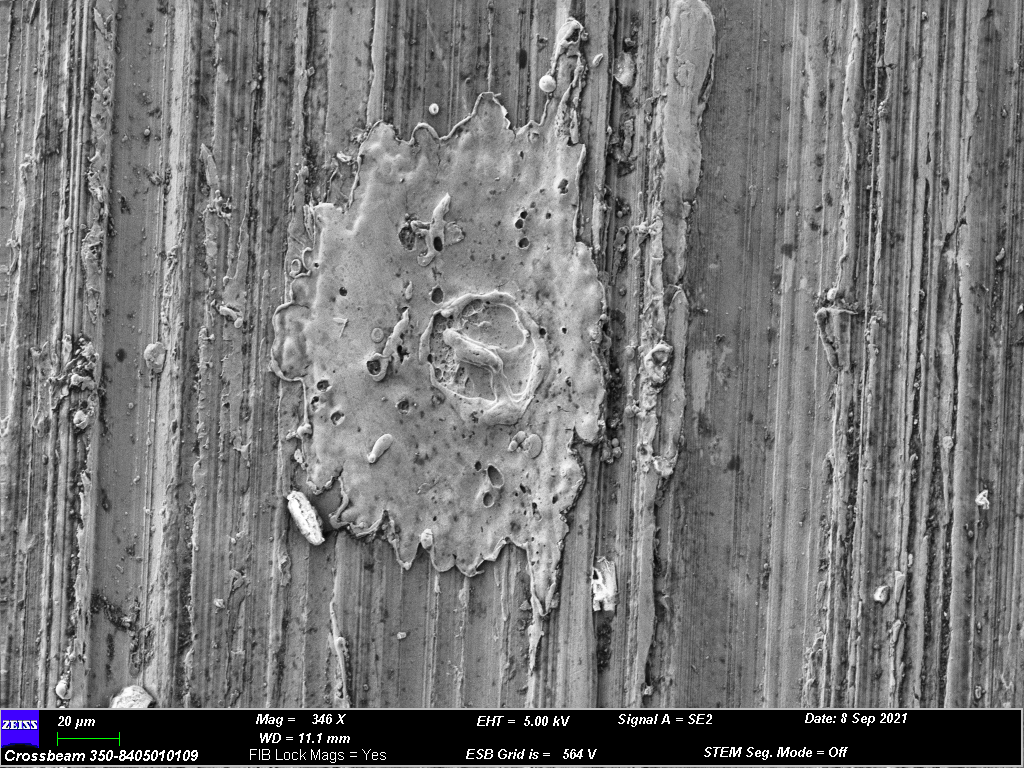
#> input picture images/210908 10 H273.tif, 1024 x 768 px
$ python thresholding2.py
#> lines starting #> are read from the running program, lines starting #| are printed output that depends on the picture; after the words box and inside, x2 and y2 are one past the last pixel; in counts of white or black regions, pixels touching at a corner belong together
import cv2
import matplotlib.pyplot as plt
import numpy as np
import argparse

# construct the argument parser and parse the arguments
ap = argparse.ArgumentParser()
ap.add_argument("-i", "--image", default="images/210908 10 H273.tif",
	help="path to input image")
args = vars(ap.parse_args())

# Reading
img = cv2.imread(args["image"])
#> img is the input picture: shape (768, 1024, 3); mean B, G, R 118.3, 118, 118
rows, cols, ch = img.shape
plt.title('Original Image')
plt.imshow(img)
plt.show()

# Cropping
img = img[0:rows-70, 0:cols]
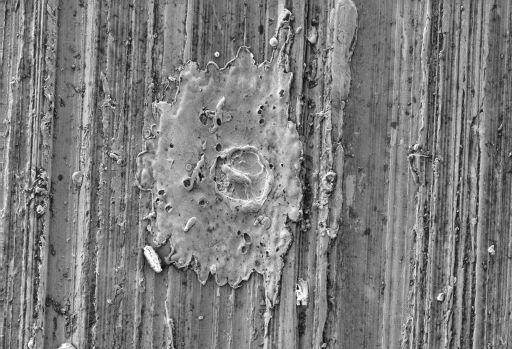
#> img: shape (698, 1024, 3) (shown at 1/2 size); min 3, max 255, mean 125.2
plt.title('Cropped Image')
plt.imshow(img)
plt.show()

# Convert the image to gray-scale
img = cv2.cvtColor(img, cv2.COLOR_BGR2GRAY)
#> img: shape (698, 1024)
plt.title('Gray Image')
plt.imshow(img, cmap='gray')
#plt.savefig('images/GrayImage.png')
plt.show()

ret, thresh_hold = cv2.threshold(img,100,255,cv2.THRESH_BINARY+cv2.THRESH_OTSU)
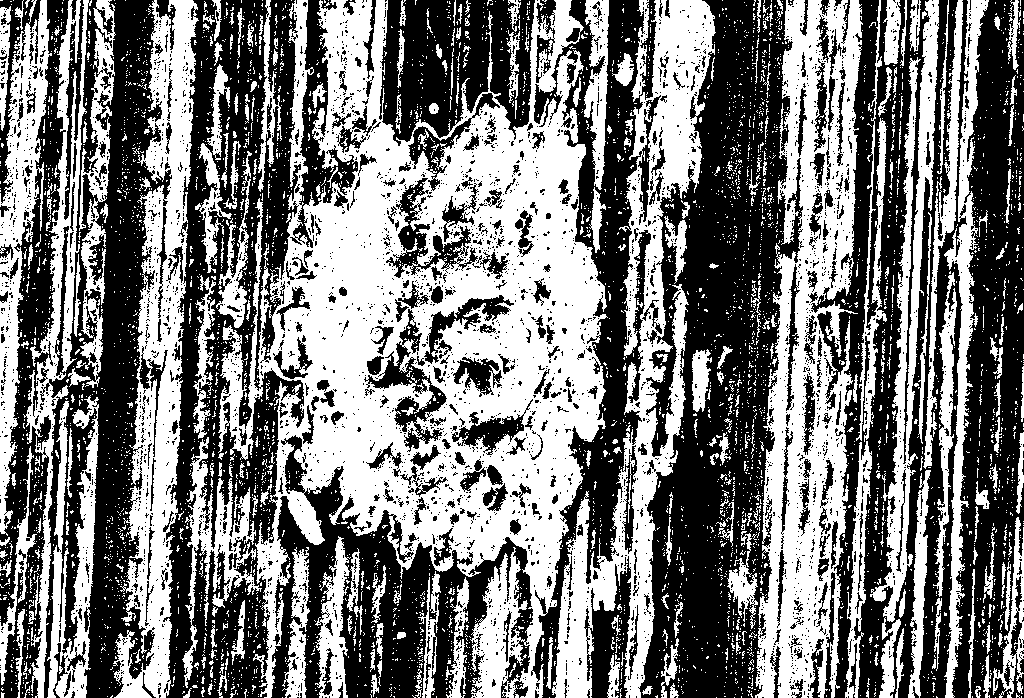
#> thresh_hold: shape (698, 1024); 47.7% white; 4928 white regions (4628 under 20 px), largest, box (x1, y1, x2, y2) and area: (218, 0, 608, 698) 122206, (755, 0, 863, 698) 39332, (552, 0, 716, 698) 29350
#> ret = 125
plt.title('Edge Image (binary thresh)')
plt.imshow(thresh_hold, cmap='gray')
#plt.savefig('images/GrayImage.png')
plt.show()

ret, thresh_hold1 = cv2.threshold(img,100,255,cv2.THRESH_BINARY_INV)
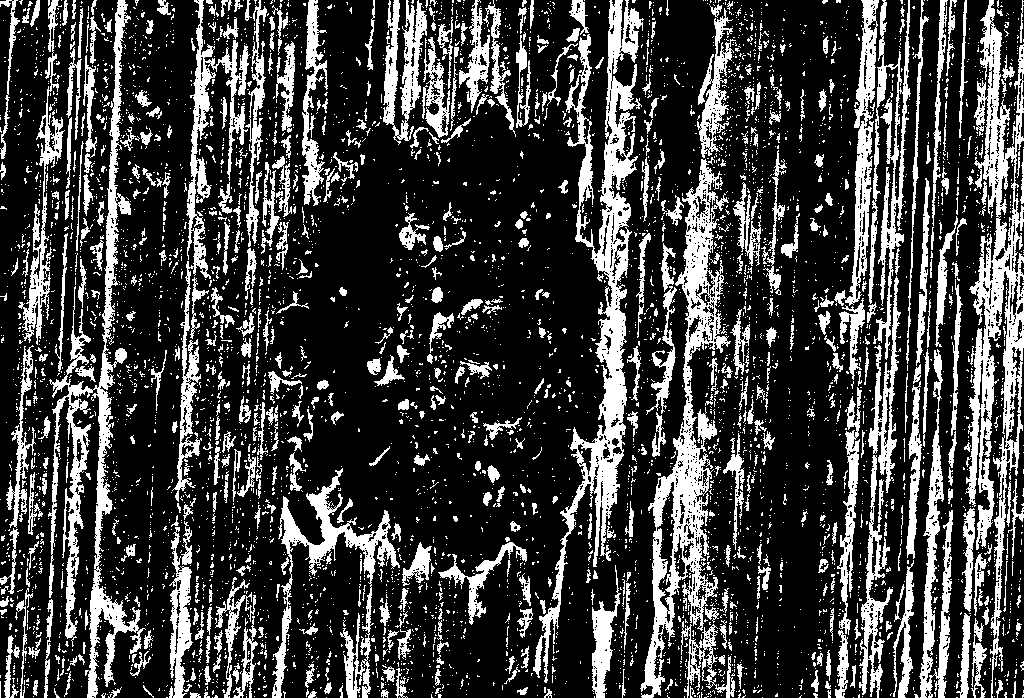
#> thresh_hold1: shape (698, 1024); 24.9% white; 5400 white regions (4753 under 20 px), largest, box (x1, y1, x2, y2) and area: (533, 0, 644, 683) 14364, (965, 0, 1024, 698) 13480, (640, 159, 731, 698) 11997
plt.title('Edge Image (binary inv. thresh)')
plt.imshow(thresh_hold1, cmap='gray')
#plt.savefig('images/GrayImage.png')
plt.show()

ret, thresh_hold2 = cv2.threshold(img,100,255,cv2.THRESH_TOZERO)
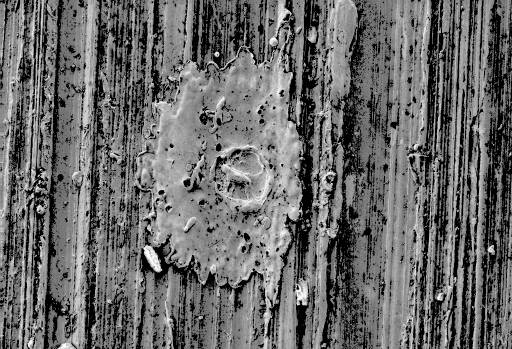
#> thresh_hold2: shape (698, 1024) (shown at 1/2 size); min 0, max 255, mean 106.1
plt.title('Edge Image (to zero thresh)')
plt.imshow(thresh_hold2, cmap='gray')
#plt.savefig('images/GrayImage.png')
plt.show()

ret, thresh_hold3 = cv2.threshold(img,100,255,cv2.THRESH_TOZERO_INV)
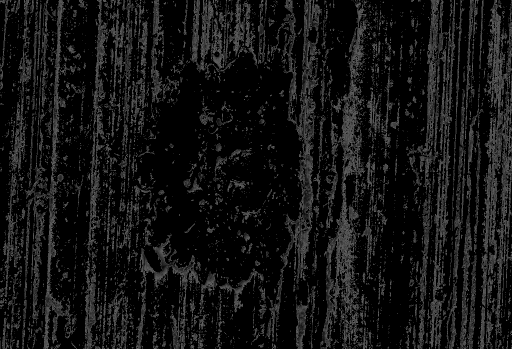
#> thresh_hold3: shape (698, 1024) (shown at 1/2 size); min 0, max 100, mean 19.2
plt.title('Edge Image (to zero inv. thresh)')
plt.imshow(thresh_hold3, cmap='gray')
#plt.savefig('images/GrayImage.png')
plt.show()

ret, thresh_hold4 = cv2.threshold(img,100,255,cv2.THRESH_TRUNC)
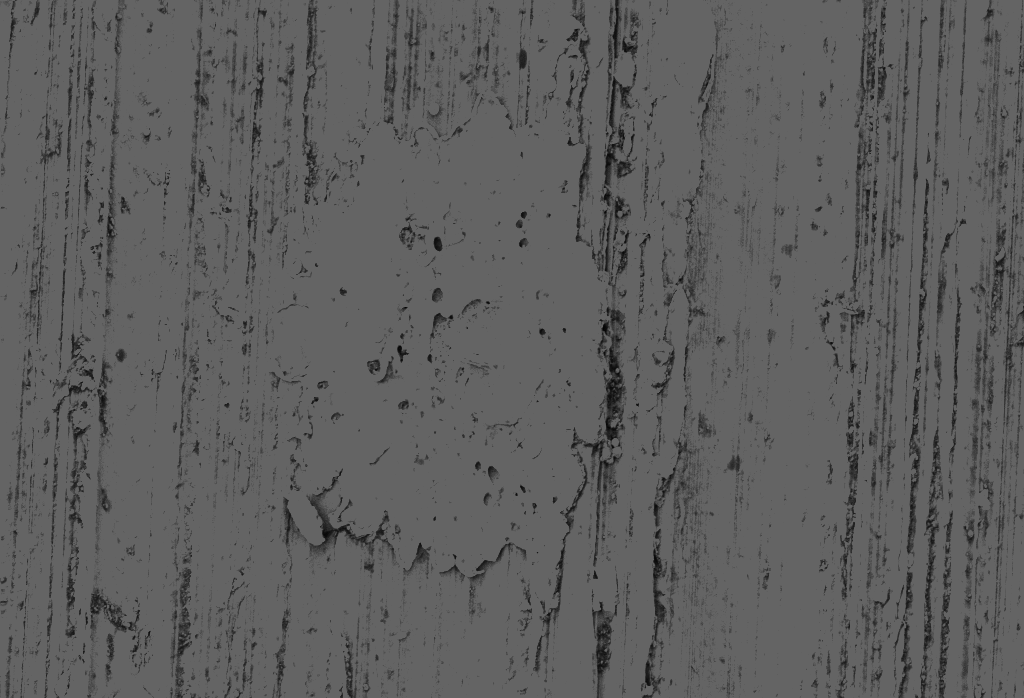
#> thresh_hold4: shape (698, 1024); min 3, max 100, mean 94.3
plt.title('Edge Image (trunc. thresh)')
plt.imshow(thresh_hold4, cmap='gray')
#plt.savefig('images/GrayImage.png')
plt.show()

ret, thresh_hold5 = cv2.threshold(img,100,255,cv2.THRESH_OTSU)
plt.title('Edge Image (Otsu thresh)')
plt.imshow(thresh_hold5, cmap='gray')
#plt.savefig('images/GrayImage.png')
plt.show()

blur = cv2.GaussianBlur(img,(1,1),0)
ret, thresh_hold = cv2.threshold(blur,100,255,cv2.THRESH_BINARY+cv2.THRESH_OTSU)
plt.title('Edge Image (binary thresh)')
plt.imshow(thresh_hold, cmap='gray')
#plt.savefig('images/GrayImage.png')
plt.show()

#thresh_hold = cv2.resize(thresh_hold, (960, 540))
#cv2.imshow('Binary Threshold Image', thresh_hold)

$ run again, with images/210908 10 H262.tif copied over images/210908 10 H273.tif
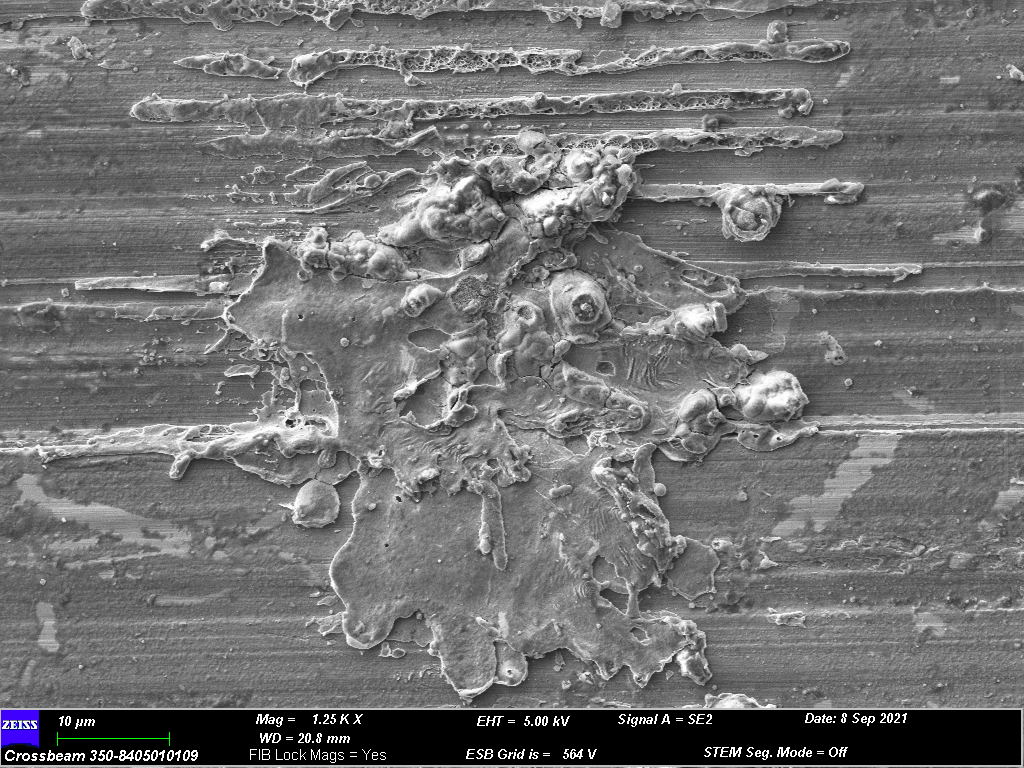
#> input picture images/210908 10 H262.tif, 1024 x 768 px
#> img is the input picture: shape (768, 1024, 3); mean B, G, R 114.2, 113.9, 114
#> `ret, thresh_hold = cv2.threshold(img,100,255,cv2.THRESH_BINARY+cv2.THR..`:
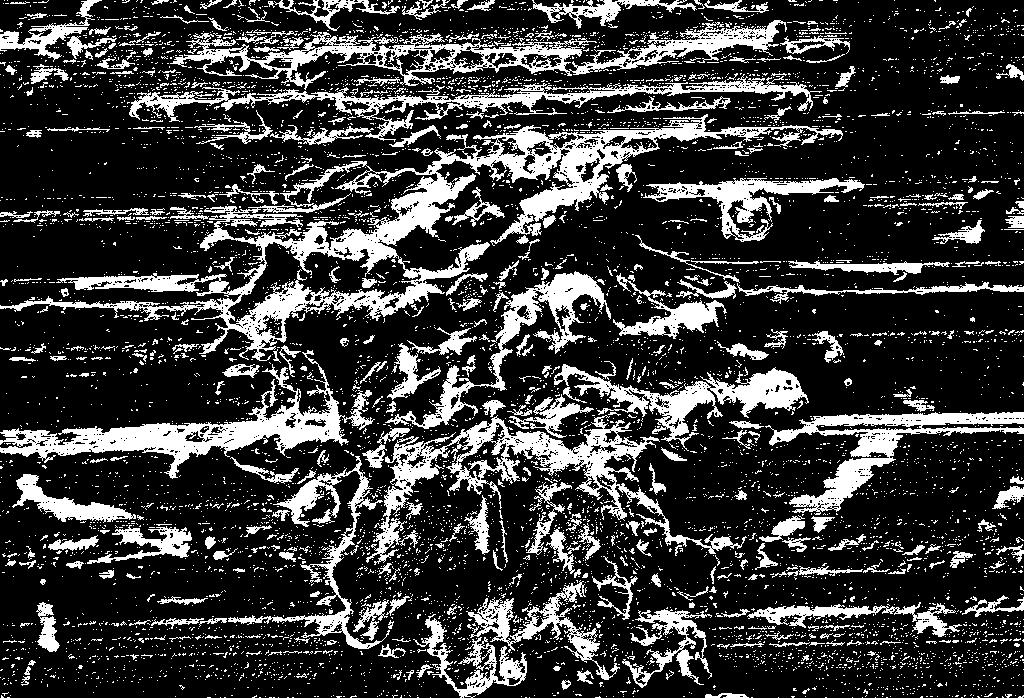
#> thresh_hold: shape (698, 1024); 22.8% white; 7253 white regions (6833 under 20 px), largest, box (x1, y1, x2, y2) and area: (0, 114, 843, 361) 26728, (366, 415, 747, 565) 9885, (0, 350, 375, 479) 9582
#> ret = 138
#> thresh_hold1: shape (698, 1024); 27.7% white; 9044 white regions (8383 under 20 px), largest, box (x1, y1, x2, y2) and area: (0, 305, 289, 431) 12630, (502, 179, 897, 301) 11756, (406, 78, 1024, 146) 7113
#> `ret, thresh_hold4 = cv2.threshold(img,100,255,cv2.THRESH_TRUNC)`:
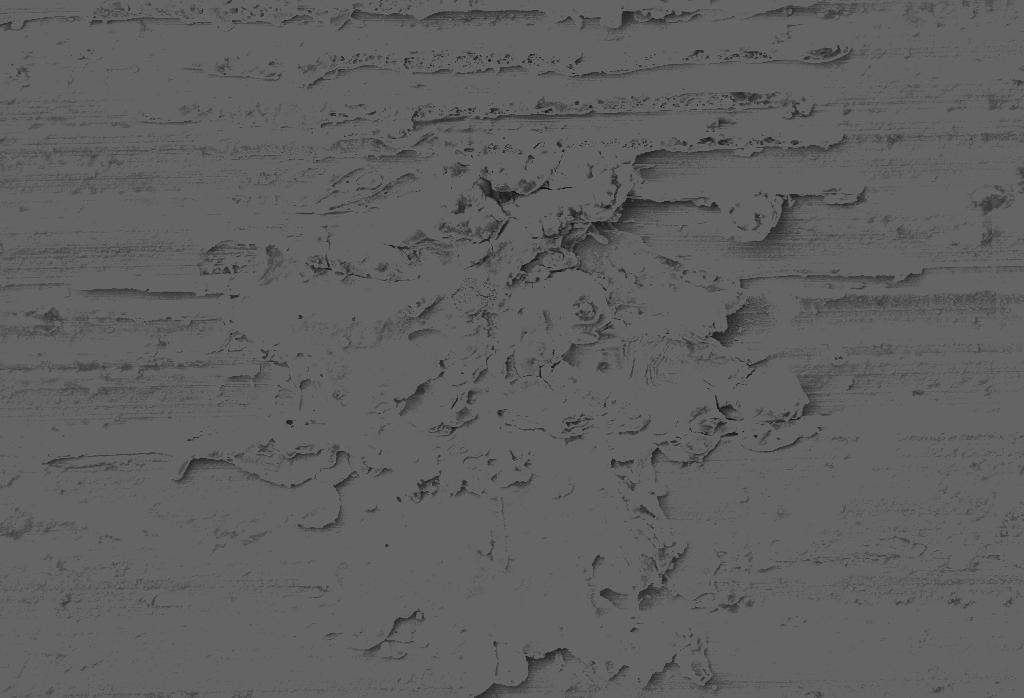
#> thresh_hold4: shape (698, 1024); min 17, max 100, mean 96.1

$ run again, with images/450 12 00sin.tif copied over images/210908 10 H273.tif
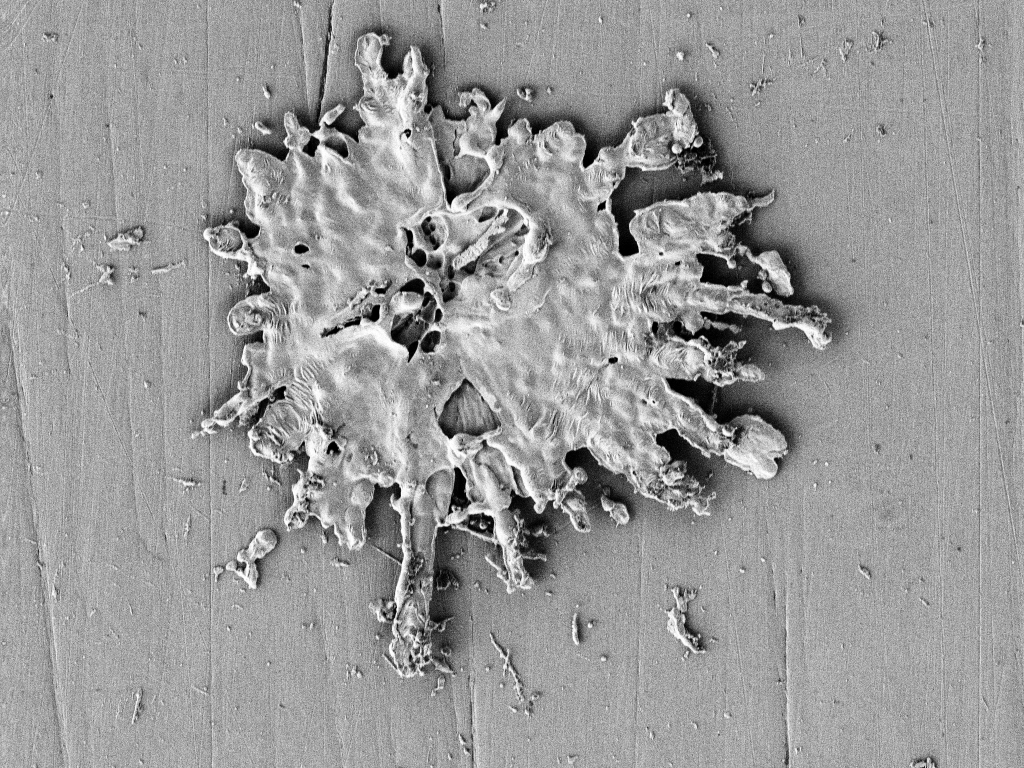
#> input picture images/450 12 00sin.tif, 1024 x 768 px
#> img is the input picture: shape (768, 1024, 3); min 0, max 255, mean 153
#> `ret, thresh_hold = cv2.threshold(img,100,255,cv2.THRESH_BINARY+cv2.THR..`:
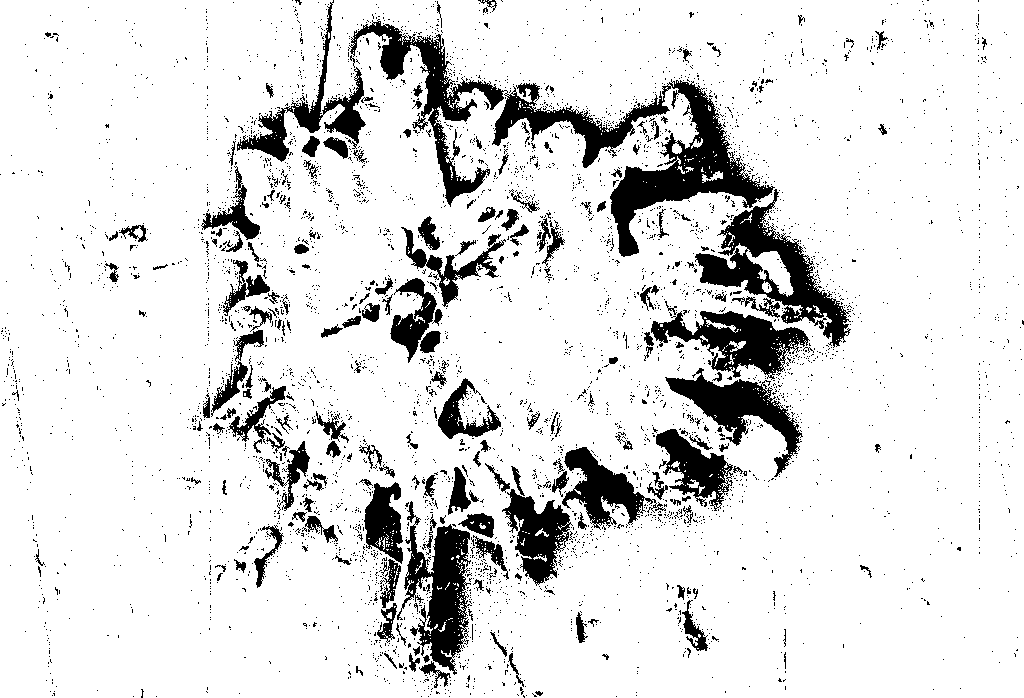
#> thresh_hold: shape (698, 1024); 87.5% white; 4560 black regions (4349 under 20 px), largest, box (x1, y1, x2, y2) and area: (349, 19, 775, 257) 17675, (695, 189, 851, 348) 7230, (397, 501, 472, 675) 5544
#> ret = 116
#> thresh_hold1: shape (698, 1024); 9.4% white; 2367 white regions (2211 under 20 px), largest, box (x1, y1, x2, y2) and area: (610, 81, 772, 257) 7196, (696, 206, 845, 344) 5746, (402, 524, 470, 671) 4295
#> `ret, thresh_hold4 = cv2.threshold(img,100,255,cv2.THRESH_TRUNC)`:
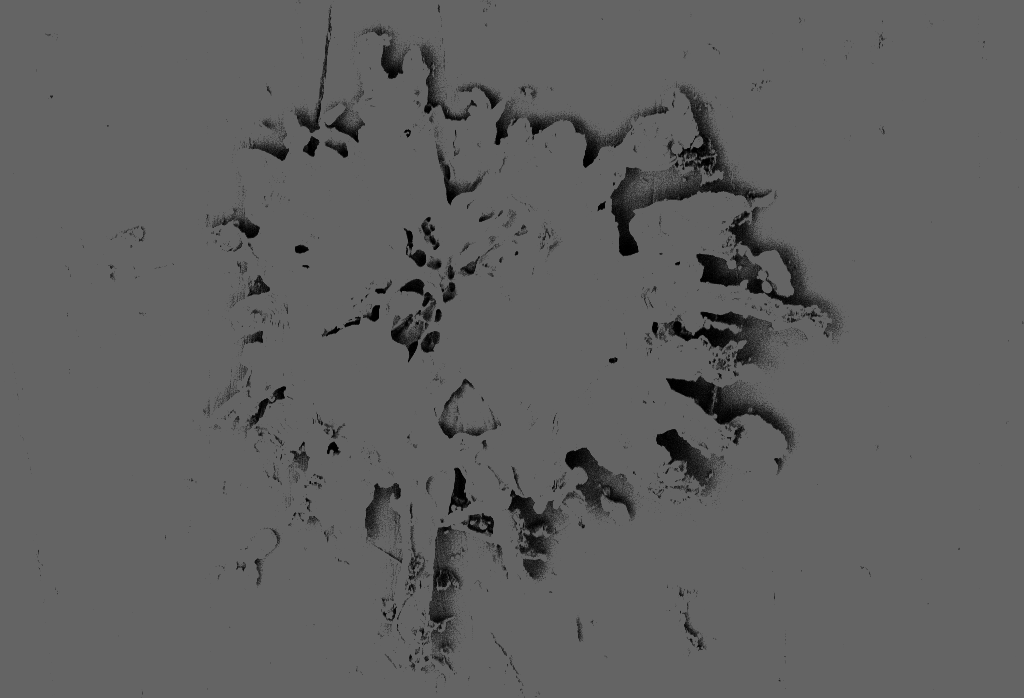
#> thresh_hold4: shape (698, 1024); min 0, max 100, mean 95.8
